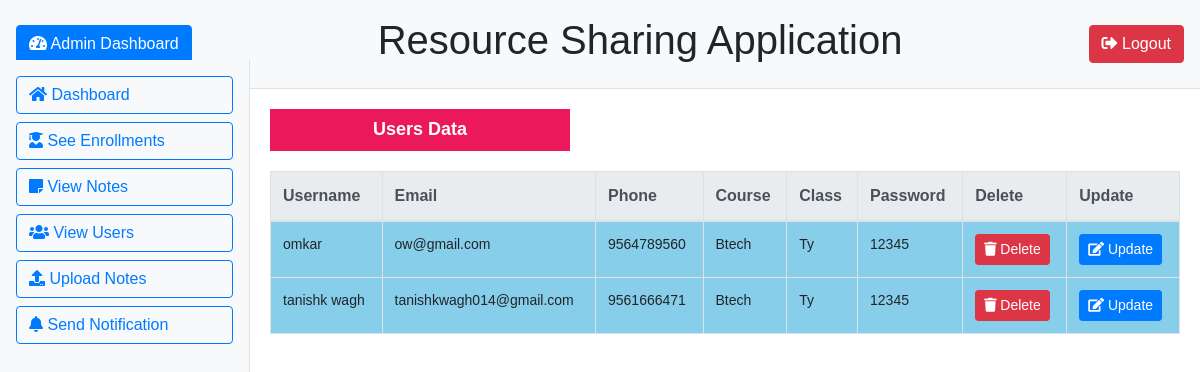
Page /view_student.php on the committed database.
### tables this page shows
CREATE TABLE `user` (
  `id` int(11) NOT NULL,
  `username` varchar(50) DEFAULT NULL,
  `phone` varchar(30) DEFAULT NULL,
  `course` varchar(10) DEFAULT NULL,
  `class` char(10) DEFAULT NULL,
  `roll` varchar(8) DEFAULT NULL,
  `email` varchar(50) DEFAULT NULL,
  `fees` varchar(10) DEFAULT NULL,
  `usertype` varchar(50) DEFAULT NULL,
  `password` varchar(50) DEFAULT NULL
);

### view_student.php (the view, shortened to what this page needs)
<?php
$host = "localhost";
$user = "root";
$password = "";
$db = "rsa";
$data = mysqli_connect($host, $user, $password, $db);
$sql = "SELECT * FROM user WHERE usertype='student'";
$result = mysqli_query($data, $sql);
?>
<!DOCTYPE html>
<html>
<head>
    <link rel="stylesheet" href="https://stackpath.bootstrapcdn.com/bootstrap/4.5.2/css/bootstrap.min.css">
</head>
<body>
<?php
include 'admin_sidebar.php';
?>
<div class="content">
    <h1 class="main-title">Users Data</h1>
    <div class="table-responsive">
        <table class="table table-bordered">
            <thead class="thead-light">
            <tr>
                <th class="table_th">Username</th>
                <th class="table_th">Email</th>
                <th class="table_th">Phone</th>
                <th class="table_th">Course</th>
                <th class="table_th">Class</th>
                <th class="table_th">Password</th>
                <th class="table_th">Delete</th>
                <th class="table_th">Update</th>
            </tr>
            </thead>
            <tbody>
            <?php
            if ($result && mysqli_num_rows($result) > 0) {
                while ($info = mysqli_fetch_assoc($result)) { ?>
                    <tr>
                        <td class="table_td"><?php echo $info['username']; ?></td>
                        <td class="table_td"><?php echo $info['email']; ?></td>
                        <td class="table_td"><?php echo $info['phone']; ?></td>
                        <td class="table_td"><?php echo $info['course']; ?></td>
                        <td class="table_td"><?php echo $info['class']; ?></td>
                        <td class="table_td"><?php echo $info['password']; ?></td>
                        <td class="table_td">
                            <?php echo "<a class='btn btn-danger btn-sm' href='delete.php?student_id={$info['id']}' onclick=\"return confirm('Are You Sure To Delete');\"><i class='fas fa-trash'></i> Delete</a>"; ?>
                        </td>
                        <td class="table_td">
                            <?php echo "<a class='btn btn-primary btn-sm' href='update_student.php?student_id={$info['id']}'><i class='fas fa-edit'></i> Update</a>"; ?>
                        </td>
                    </tr>
                <?php }
            } else {
                echo "<tr><td colspan='10'>No student records found</td></tr>";
            }
            ?>
            </tbody>
        </table>
    </div>
</div>
</body>
</html>

### view_student.php (style rules this page uses)
.table_th { padding: 10px; font-size: 16px; }
.table_td { padding: 10px; font-size: 14px; background-color: skyblue; }
.main-title { background-color: #eb185b; color: white; text-align: center; font-weight: bold; width: 300px; padding-top: 10px; padding-bottom: 10px; font-size: 18px; margin-bottom: 20px; }
.content { margin-left: 250px; padding: 20px; }

### admin_sidebar.php (style rules this page uses)
body { font-family: Arial, sans-serif; }

### rows in the picture
user: username "omkar", email "ow@gmail.com", phone "9564789560", course "Btech", class "Ty", password "12345"
user: username "tanishk wagh", email "tanishkwagh014@gmail.com", phone "9561666471", course "Btech", class "Ty", password "12345"
